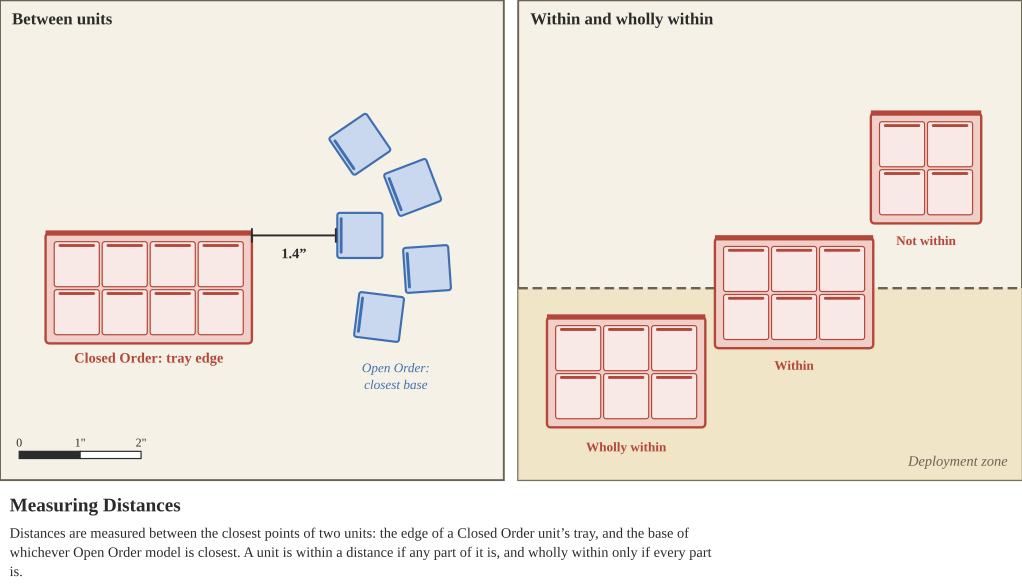

This chart was generated by the following Python code:
from style import *
PW, PH, G = 210, 200, 6
s = SVG(2 * PW + G, PH, 'Measuring Distances', [
    'Distances are measured between the closest points of two units: the edge of a Closed Order unit’s tray, and the base of',
    'whichever Open Order model is closest. A unit is within a distance if any part of it is, and wholly within only if every part is.'])
def dim(x1, y1, x2, y2, label):
    s.add(f'<line x1="{x1:.1f}" y1="{y1:.1f}" x2="{x2:.1f}" y2="{y2:.1f}" stroke="{C["ink"]}" stroke-width="0.8"/>')
    a = math.atan2(y2 - y1, x2 - x1); nx, ny = -math.sin(a) * 3, math.cos(a) * 3
    for x, y in ((x1, y1), (x2, y2)):
        s.add(f'<line x1="{x-nx:.1f}" y1="{y-ny:.1f}" x2="{x+nx:.1f}" y2="{y+ny:.1f}" stroke="{C["ink"]}" stroke-width="0.8"/>')
    s.text((x1 + x2) / 2 + nx * 2.5, (y1 + y2) / 2 + ny * 2.5 + 2, label, 6, C['ink'], bold=True)
# panel A
s.panel(0, 0, PW, PH, 'Between units')
s.tray(62, 120, 2, 4, 0, 'red', name='Closed Order: tray edge')
mods = [(150, 60), (172, 78), (150, 98), (178, 112), (158, 132)]
for x, y in mods: s.model(x, y, 'blue', ang=-90 if (x, y) == (150, 98) else None, face=(62, 120))
s.text(165, 155, 'Open Order:', 5.5, C['blue'], italic=True); s.text(165, 162, 'closest base', 5.5, C['blue'], italic=True)
# closest point: tray right edge x=62+46=108 ; closest model (150,98): its left edge ~ x 140
tx = 62 + 43; mx = 150 - 10
dim(tx, 98, mx, 98, f'{(mx - tx) / IN:.1f}”')
# panel B
x0 = PW + G
s.panel(x0, 0, PW, PH, 'Within and wholly within')
zy = 120
s.add(f'<rect x="{x0}" y="{zy}" width="{PW}" height="{PH - zy}" fill="{C["gold"]}" fill-opacity="0.8"/>')
s.add(f'<line x1="{x0}" y1="{zy}" x2="{x0 + PW}" y2="{zy}" stroke="{C["line"]}" stroke-width="1" stroke-dasharray="4 2"/>')
s.text(x0 + PW - 6, PH - 6, 'Deployment zone', 6, C['line'], 'end', italic=True)
s.tray(x0 + 45, 155, 2, 3, 0, 'red', name=None); s.text(x0 + 45, 188, 'Wholly within', 5.5, C['red'], bold=True)
s.tray(x0 + 115, zy + 2, 2, 3, 0, 'red'); s.text(x0 + 115, zy + 34, 'Within', 5.5, C['red'], bold=True)
s.tray(x0 + 170, 70, 2, 2, 0, 'red'); s.text(x0 + 170, 102, 'Not within', 5.5, C['red'], bold=True)
s.scale(8, PH - 12)
print(s.save('measuring.svg'))
